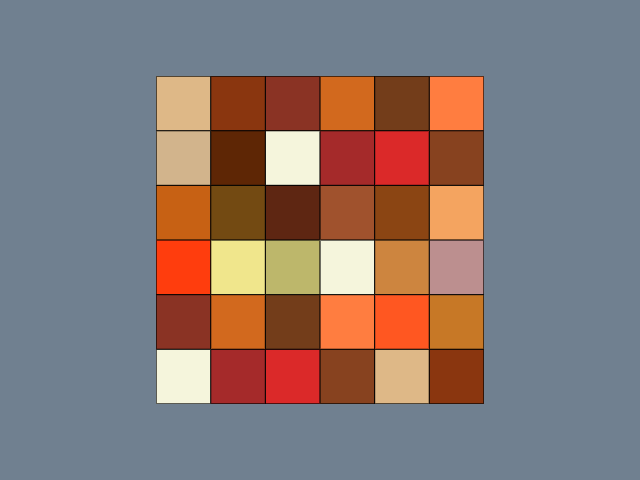

Reproduce this figure in Python.
#!/usr/bin/env python

# Create custom vtkColorSeries from VTK named colors (Brown) and display them on a plane.


# Factory overrides: importing these modules registers the OpenGL rendering
# and interaction style implementations for vtkRenderingCore factory classes.
import vtkmodules.vtkInteractionStyle  # noqa: F401
import vtkmodules.vtkRenderingOpenGL2  # noqa: F401

# VTK pipeline classes used in this example
from vtkmodules.vtkCommonColor import (
    vtkColorSeries,
    vtkNamedColors,
)
from vtkmodules.vtkCommonCore import (
    vtkFloatArray,
    vtkLookupTable,
)
from vtkmodules.vtkFiltersSources import vtkPlaneSource
from vtkmodules.vtkRenderingCore import (
    vtkActor,
    vtkPolyDataMapper,
    vtkRenderWindow,
    vtkRenderWindowInteractor,
    vtkRenderer,
)

# Colors (normalized RGB)
slate_gray = (0.439, 0.502, 0.565)

# Color series definitions: scheme name and list of VTK named color strings
COLOR_SERIES = {
    "Brown": ("VTKBrownColors", [
        "beige", "brown", "brown_madder", "brown_ochre", "burlywood",
        "burnt_sienna", "burnt_umber", "chocolate", "deep_ochre", "flesh",
        "flesh_ochre", "gold_ochre", "greenish_umber", "khaki", "khaki_dark",
        "light_beige", "peru", "rosy_brown", "raw_sienna", "raw_umber",
        "sepia", "sienna", "saddle_brown", "sandy_brown", "tan", "van_dyke_brown",
    ]),
}

# Select the color series
series_name = "Brown"

nc = vtkNamedColors()
scheme_name, color_names = COLOR_SERIES[series_name]

# Build the vtkColorSeries from named colors
color_series = vtkColorSeries()
color_series.SetColorSchemeByName(scheme_name)
for name in color_names:
    color_series.AddColor(nc.GetColor3ub(name))

num_colors = color_series.GetNumberOfColors()
print(f"Number of colors: {num_colors}")

# Source: generate a 6x6 plane
x_res, y_res = 6, 6
plane = vtkPlaneSource()
plane.SetXResolution(x_res)
plane.SetYResolution(y_res)
table_size = x_res * y_res + 1

# Cell data: assign increasing scalar values
cell_data = vtkFloatArray()
for i in range(x_res * y_res):
    cell_data.InsertNextValue(i)
plane.Update()
plane.GetOutput().GetCellData().SetScalars(cell_data)

# Lookup table: populate from the color series
lut = vtkLookupTable()
lut.SetNumberOfTableValues(table_size)
lut.SetTableRange(0, table_size)
for i in range(table_size):
    color = color_series.GetColorRepeating(i)
    lut.SetTableValue(i, color.GetRed() / 255.0, color.GetGreen() / 255.0,
                      color.GetBlue() / 255.0, 1.0)

# Mapper: map cell scalars through the lookup table
mapper = vtkPolyDataMapper()
mapper.SetLookupTable(lut)
mapper.SetInputConnection(plane.GetOutputPort())
mapper.SetScalarModeToUseCellData()
mapper.SetScalarRange(0, table_size)

# Actor: assign the mapped geometry with visible edges
actor = vtkActor()
actor.SetMapper(mapper)
actor.GetProperty().EdgeVisibilityOn()

# Renderer: assemble the scene and configure the camera
renderer = vtkRenderer()
renderer.AddActor(actor)
renderer.SetBackground(slate_gray)

# Window: display the rendered scene
render_window = vtkRenderWindow()
render_window.AddRenderer(renderer)
render_window.SetWindowName("color series cool")
render_window.SetMultiSamples(0)
render_window.SetSize(640, 480)

# Interactor: handle mouse and keyboard events
render_window_interactor = vtkRenderWindowInteractor()
render_window_interactor.SetRenderWindow(render_window)

# Launch the interactive visualization
render_window_interactor.Initialize()
render_window_interactor.Start()
